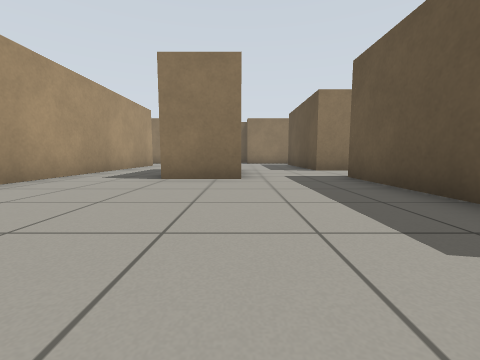
[1] (above)

16 first-person views from a walk through a Gazebo world. The camera is 0.5 m above the floor, tilts 6° down and sees 90° across. The floor is counted in squares, 1 m on a side. Each view is taken from the middle of a square. On the plan, view 1 faces up. The plan holds only what a view shows up to about 9 squares ahead; the rest is blank.

[2]
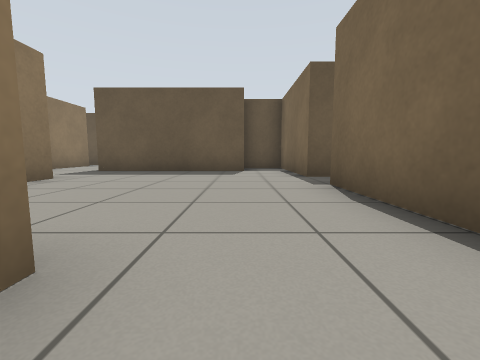

[3]
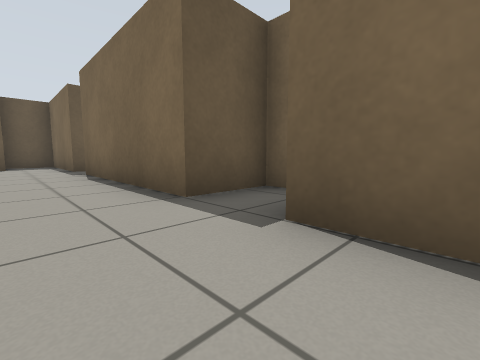

[4]
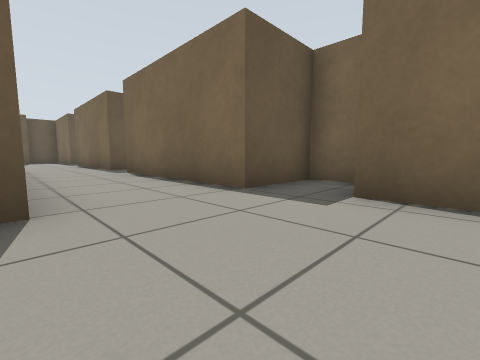

[5]
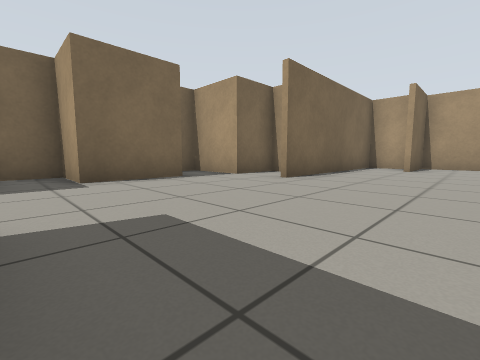

[6]
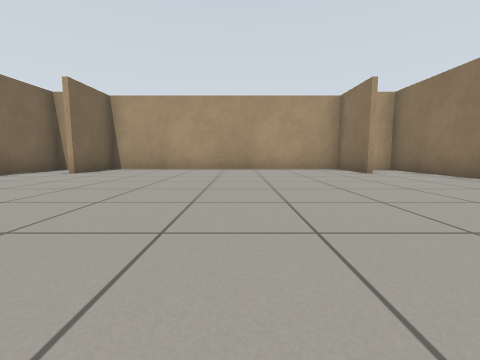

[7]
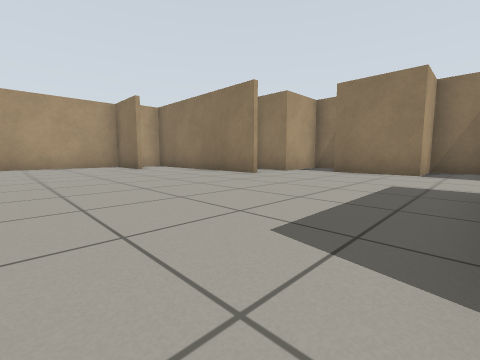

[8]
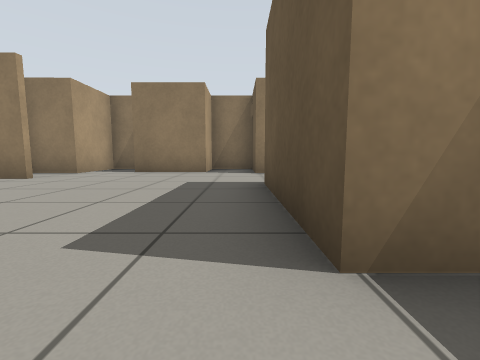

[9]
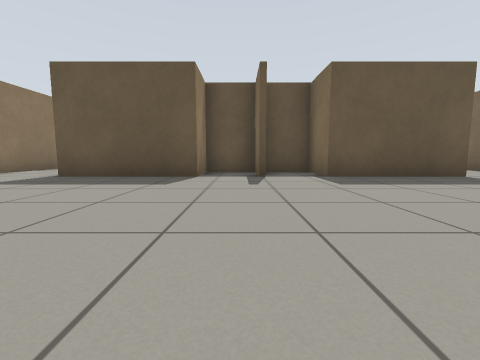

[10]
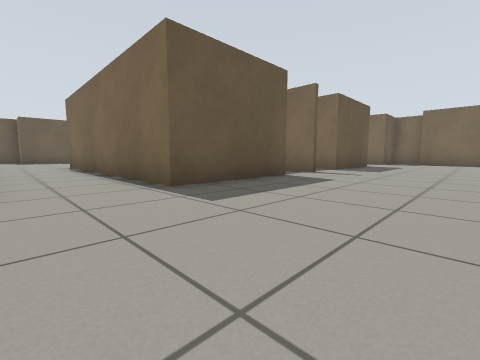

[11]
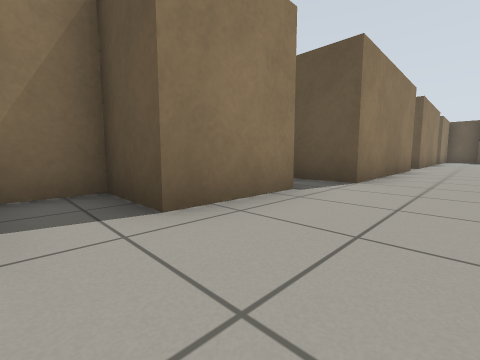

[12]
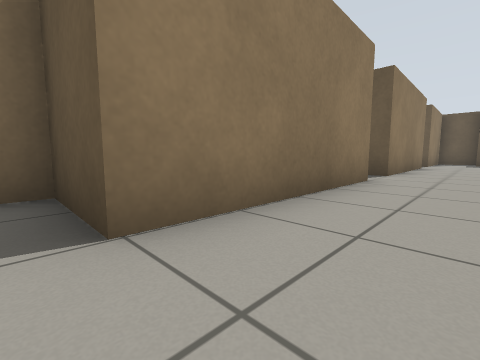

[13]
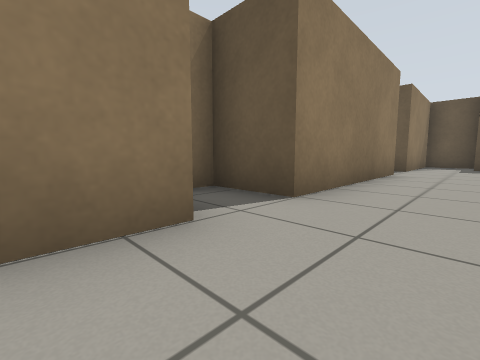

[14]
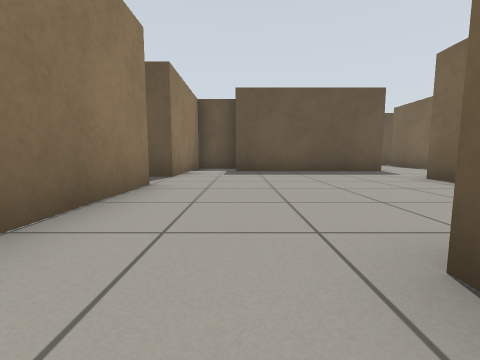

[15]
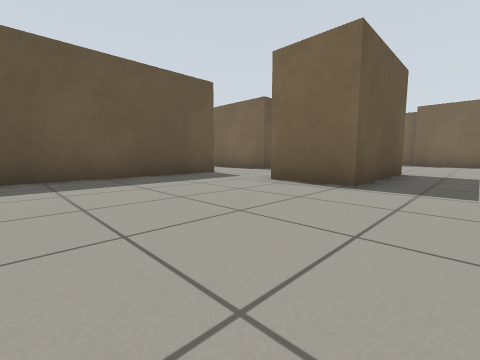

[16]
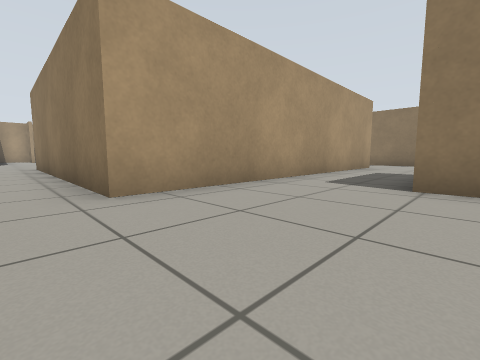

### Floor plan
Points are (right, up) in squares from view 1. A wall is a line through its corners. A room is listed if a view was taken in it or the views show most of it. See-through windows are left out.
Room 1 (views 1, 16)
walls: (2.4, 0.8) (2.4, 4.4); (0.1, 4.9) (-1.6, 4.9); (0.4, -1.1) (0.4, -0.5) (3.9, -0.5) (3.9, 0.9); (-4, 3.4) (-4, 1.9); (-3.6, -0.5) (-0.9, -0.5)
ways out: opening at (-4, 0.5) to room 2; opening at (-2.5, 4.5) to room 3; opening at (1.5, 5)
Room 2 (views 2, 3, 4, 5, 6, 7, 8, 9, 10, 11, 12, 13, 14)
walls: (-11.6, 8) (-11.6, 11.1) (-4, 11.1); (-16.4, 12) (-21.9, 12); (-20.4, 10.4) (-22.4, 10.4) (-22.4, 2.6) (-20.4, 2.6); (-15.1, -0.9) (-13, -0.9) (-13, -2.4) (-11.6, -2.4) (-11.6, -0.5) (-6.9, -0.5); (-17.9, -0.1) (-17.9, -0.5) (-16.4, -0.5) (-16.4, -2.4) (-15.9, -2.4); (-21.9, 2.3) (-21.9, 1) (-16.4, 1); (-6.9, 13.5) (-11.6, 13.5) (-11.6, 15.4) (-13, 15.4) (-13, 13.9) (-15, 13.9) (-15, 15.4) (-16.4, 15.4) (-16.4, 13.5) (-17.7, 13.5); (-4, 1.9) (-11.6, 1.9) (-11.6, 5) (-10.1, 5) (-10.1, 6.3); (-6, -2) (-5.6, -2) (-5.6, -0.5) (-3.6, -0.5); (-2.4, 13.5) (-5.6, 13.5) (-5.6, 15) (-6, 15)
ways out: opening at (-4, 0.5) to room 1; opening at (-2.5, 12.5) to room 3
Room 3 (view 15)
walls: (-4, 11.1) (-4, 3.4); (-0.9, 13.5) (-2.4, 13.5); (2.4, 7.6) (2.4, 12.1); (-1.6, 4.9) (-1.6, 8.1) (0.1, 8.1); (3.9, 12) (3.9, 13.5) (0.4, 13.5) (0.4, 14.1)
ways out: opening at (-2.5, 4.5) to room 1; opening at (-2.5, 12.5) to room 2; opening at (1.5, 8)

Positions as (right, up) in squares from view 1, and headings:
1: (0, 0), facing up
2: (-5, 1), facing right
3: (-8, 1), facing down-right
4: (-14, 2), facing down-right
5: (-12, 4), facing down-left
6: (-14, 7), facing left
7: (-12, 7), facing up-left
8: (-12, 7), facing up
9: (-17, 7), facing right
10: (-15, 13), facing down-right
11: (-16, 12), facing up-right
12: (-12, 12), facing up-right
13: (-8, 12), facing up-right
14: (-5, 12), facing right
15: (-3, 12), facing down-right
16: (-1, 1), facing up-left
